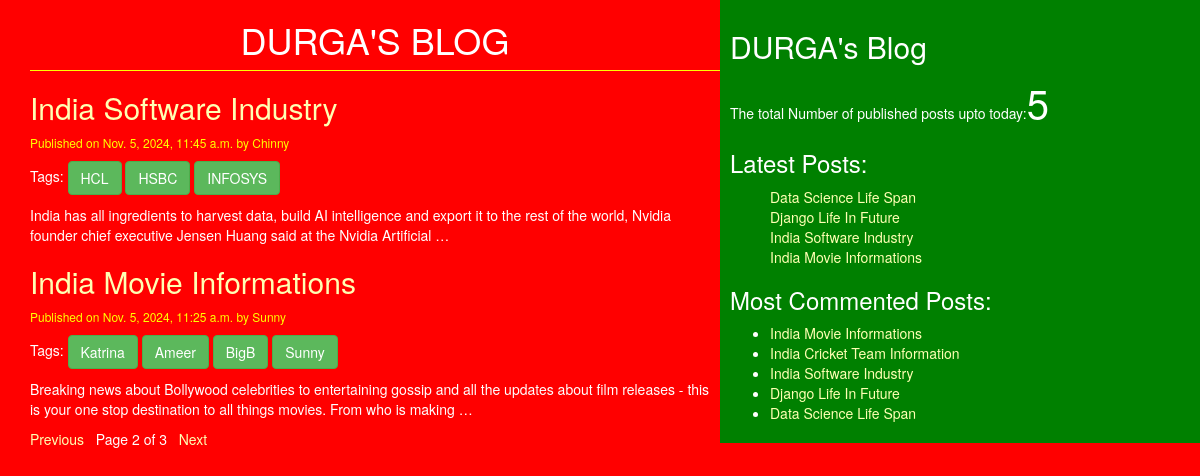
Screenshot of /?page=2 with the database file from the repository.
### blog/models.py (models this page shows, shortened)
class Post(models.Model):
    STATUS_CHOICES = (('draft','Draft'),('published','Published'))
    title = models.CharField(max_length=256)
    slug = models.SlugField(max_length=264,unique_for_date='publish')
    author = models.ForeignKey(User,related_name='blog_posts', on_delete=models.CASCADE)
    body = models.TextField()
    publish = models.DateTimeField(default=timezone.now)
    created = models.DateTimeField(auto_now_add=True)
    updated = models.DateTimeField(auto_now=True)
    status = models.CharField(max_length=10,choices=STATUS_CHOICES,default='draft')
    objects = CustomManager()
    tags = TaggableManager()
    class Meta:
        ordering = ('-publish',)
    def get_absolute_url(self):
        return reverse('post_detail',args=[self.publish.year,self.publish.strftime('%m'),self.publish.strftime('%d'),self.slug])

### blog/views.py (the view)
# urls.py: path('',views.post_list_view),
def post_list_view(request,tag_slug=None):
    post_list = Post.objects.all()
    tag=None
    if tag_slug:
        tag=get_object_or_404(Tag,slug=tag_slug)
        post_list = post_list.filter(tags__in=[tag])
    paginator = Paginator(post_list,2)
    page_number = request.GET.get('page')
    try:
        post_list = paginator.page(page_number)
    except PageNotAnInteger:
        post_list = paginator.page(1)
    except EmptyPage:
        post_list = paginator.page(paginator.num_pages)
    return render(request,'blog/post_list.html',{'post_list':post_list,'tag':tag})

### blog/models.py (called while the page is built)
    def get_queryset(self):
        return super().get_queryset().filter(status='published')

### blog/templatetags/blog_tags.py (called while the page is built)
@register.simple_tag(name='my_tag')
def total_posts():
    return Post.objects.count()

@register.inclusion_tag('blog/latest_posts123.html')
def show_latest_posts(count=10):
    latest_posts=Post.objects.order_by('-publish')[:count]
    return {'latest_posts':latest_posts}

@register.simple_tag
def get_most_commented_posts(count=5):
    return Post.objects.annotate(total_comments=Count('comments')).order_by('-total_comments')[:count]

### templates/blog/post_list.html (shortened to what this page needs)
{% extends 'blog/base.html' %}
{% block content %}
  <h1>DURGA'S BLOG</h1>
  {% for post in post_list %}
    <a href="{{post.get_absolute_url}}"><h2>{{post.title}}</h2></a>
    <p id='date'>Published on {{post.publish}} by {{post.author|title}}</p>
    <p>Tags:
      {%for tag in post.tags.all %}
        <a href="{%url 'post_list_by_tag_name' tag.slug %}" class='btn btn-success'>{{tag.name}}</a>
      {% endfor %}
    </p>
    {{post.body|truncatewords:30|linebreaks}}
  {% endfor %}
  {% include 'blog/pagination.html' with page=post_list %}
{% endblock %}

### templates/blog/base.html (shortened to what this page needs)
<!DOCTYPE html>
{% load static %}
{% load blog_tags %}
<html lang="en" dir="ltr">
  <head>
    <link rel="stylesheet" href="https://cdn.jsdelivr.net/npm/bootstrap@3.3.7/dist/css/bootstrap.min.css">
    <link rel="stylesheet" href="{% static 'css/blog.css' %}">
  </head>
  <body>
    <div class="content">
      {% block content %} {% endblock %}
    </div>
    <div class="sidebar">
      <h2>DURGA's Blog</h2>
      <p>The total Number of published posts upto today:<span id='pcount'>{% my_tag %}</span></p>
      <h3>Latest Posts:</h3>{% show_latest_posts 4%}
      <h3>Most Commented Posts:</h3>
      {% get_most_commented_posts as most_commented_posts %}
      <ul>
        {% for post in most_commented_posts %}
        <li><a href="{{post.get_absolute_url}}">{{post.title}}</a><br></li>
        {% endfor %}
      </ul>
    </div>
  </body>
</html>

### templates/blog/latest_posts123.html
<ul>
  {% for post in latest_posts %}
  <a href="{{post.get_absolute_url}}">{{post.title}}</a><br>
  {% endfor %}
</ul>

### static/css/blog.css (style rules this page uses)
.content { width:60%; float:left; padding:0 0 0 30px; background: red; height: 100%; }
.sidebar { width:40%; float:right; padding: 10px; background: green; height: 100%; }
h1 { text-align: center; border-bottom: 1px solid yellow; padding-bottom: 10px; }
body { color: white; background: red; }
#date { color:yellow; font-size: 12px; font: italic; }
a { color: #ffffb3; }
#pcount { font-size: 40px; colot: yellow; fot-weight: bold; }

### rows the page displays
Post: title "India Software Industry", publish "Nov. 5, 2024, 11:45 a.m.", author "Chinny", body "India has all ingredients to harvest data, build AI intelligence and export it to the rest of the world, Nvidia founder chief executive Jensen Huang said at the Nvidia Artificial …"
Tag: name "HCL"
Tag: name "HSBC"
Tag: name "INFOSYS"
Post: title "India Movie Informations", publish "Nov. 5, 2024, 11:25 a.m.", author "Sunny", body "Breaking news about Bollywood celebrities to entertaining gossip and all the updates about film releases - this is your one stop destination to all things movies. From who is making …"
Tag: name "Katrina"
Tag: name "Ameer"
Tag: name "BigB"
Tag: name "Sunny"
Post: title "Data Science Life Span"
Post: title "Django Life In Future"
Post: title "India Cricket Team Information"

### other values shown
{{ page.number }} "2"
{{ page.paginator.num_pages }} "3"
